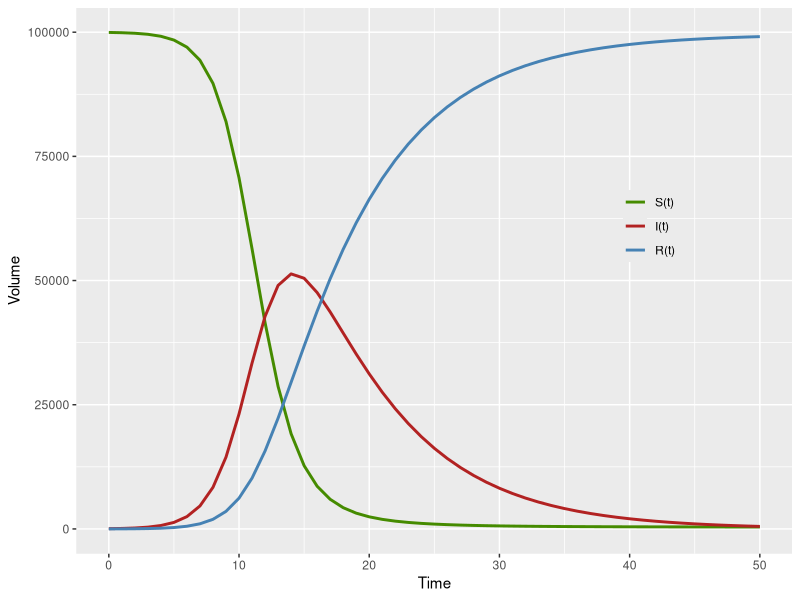
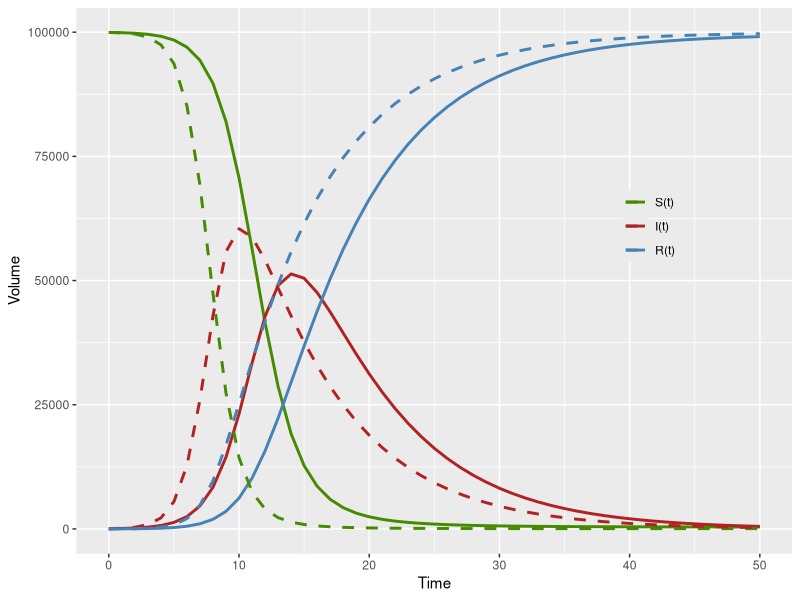
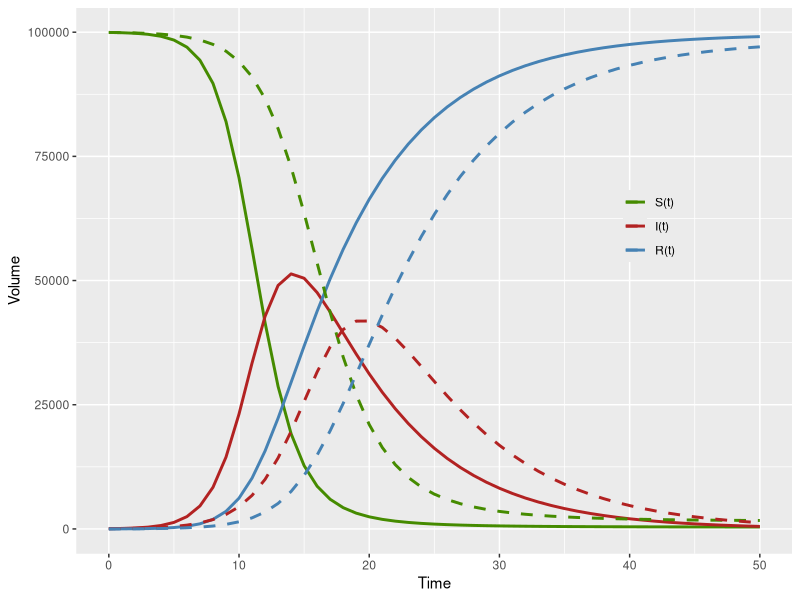
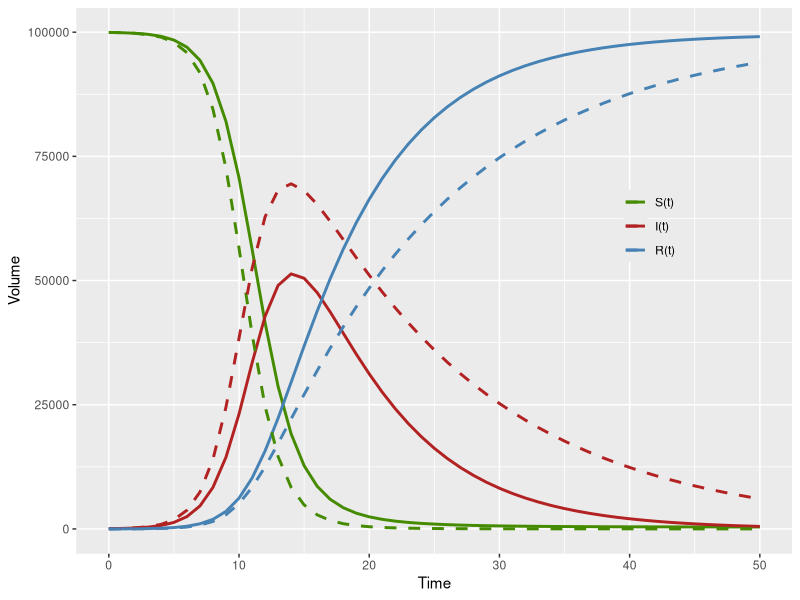
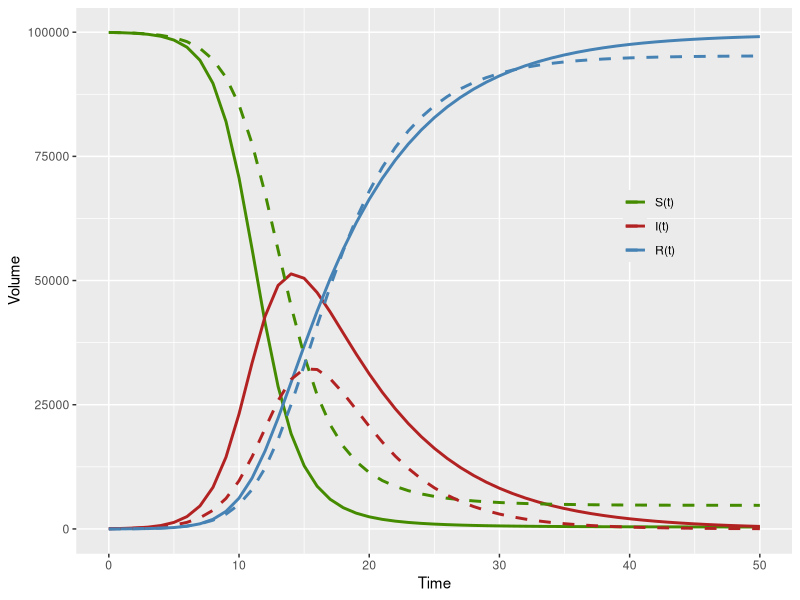
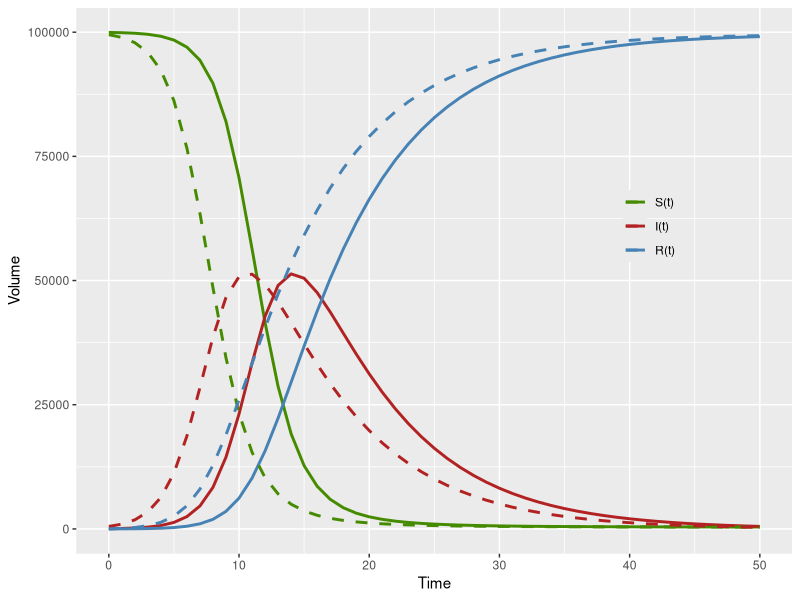
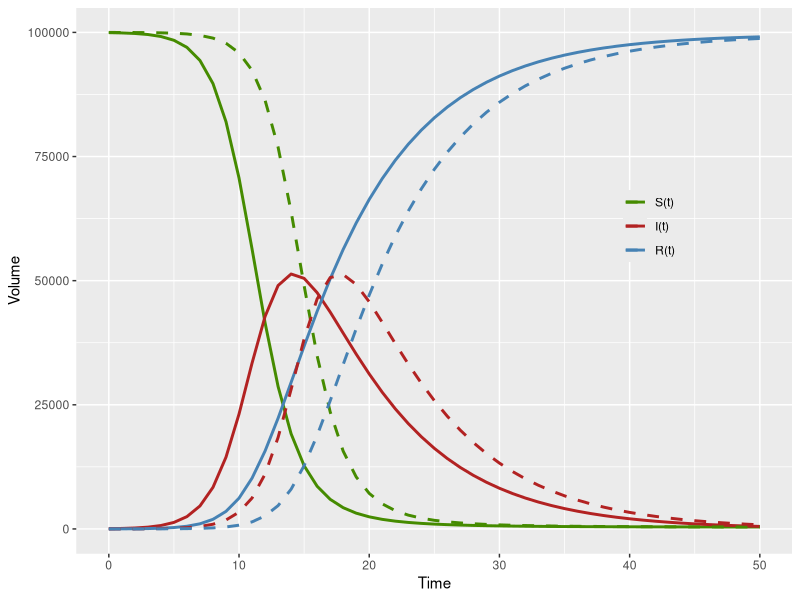
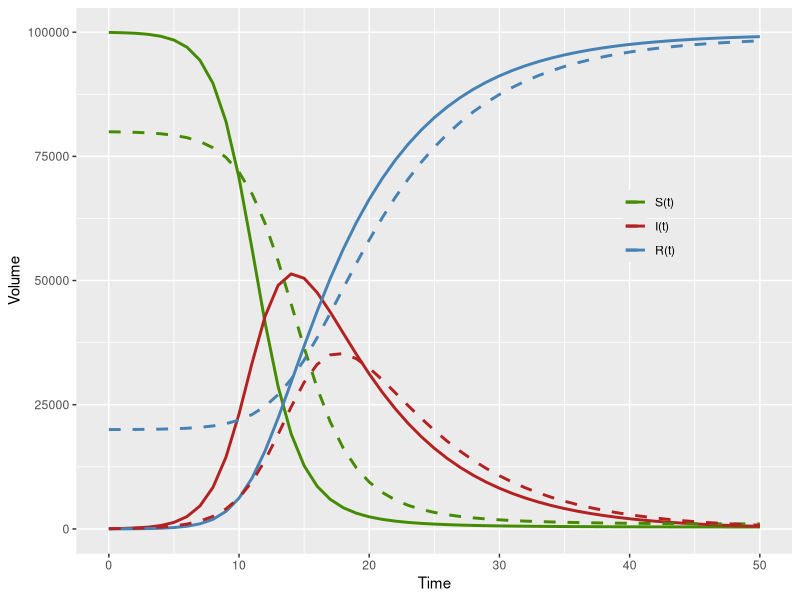

Write the R code that produced these figures, in order.
# setwd("/home/julien/cloud/cours/bayesian_workflow/simple_sir/")

## Setup ----
library(deSolve)
library(tidyverse)

## Set model ----
sir = function(t, x, pars, ...) {
  with(as.list(c(x, pars)), {
    dS = - beta*S*I/(S+I+R)
    dI = beta*S*I/(S+I+R) - gamma*I
    dR = gamma*I
    list(c(dS, dI, dR))
  })
}

## Set parameters ----
pars = c(beta = 0.8, gamma = 1/7)

## Set initial values ----
N_0 = 100000
I_0 = 50
inits = c(S = N_0 - I_0,
          I = I_0,
          R = 0)

## Simulate ----
times = seq(0,50,by=1)
sim_data = ode(inits, times, sir, pars, method="rk4")
tibble(sim_data)

## Plot ----
sim_data %<>%
  as.data.frame() %>%
  pivot_longer(2:4) %>%
  mutate(name=factor(name,levels=c("S","I","R"),labels=c("S(t)","I(t)","R(t)")))
ggplot(sim_data) +
  geom_line(aes(x=time,y=value,color=name),size=1) +
  scale_color_manual(values=c("chartreuse4","firebrick","steelblue")) +
  labs(x="Time",y="Volume",color=NULL) +
  theme(legend.position = c(.8,.6),
        legend.background = element_blank())
ggsave(file="example_sir1.pdf",width=4,height=2.6)

## Change parameters ----
pars = c(beta = 1.1,
         gamma = 1/7
)

## Simulate ----
sim_data2 = ode(inits, times, sir, pars,method="rk4")
tibble(sim_data2)

## Plot ----
sim_data2 %<>%
  as.data.frame() %>%
  pivot_longer(2:4) %>%
  mutate(name=factor(name,levels=c("S","I","R"),labels=c("S(t)","I(t)","R(t)")))
ggplot() +
  geom_line(data=sim_data,aes(x=time,y=value,color=name),size=1) +
  geom_line(data=sim_data2,aes(x=time,y=value,color=name),size=1,linetype=2) +
  scale_color_manual(values=c("chartreuse4","firebrick","steelblue")) +
  labs(x="Time",y="Volume",color=NULL) +
  theme(legend.position = c(.8,.6),
        legend.background = element_blank())
ggsave(file="example_sir2.pdf",width=4,height=2.6)


## Change parameters ----
pars = c(beta = 0.6,
         gamma = 1/7
)

## Simulate ----
sim_data2 = ode(inits, times, sir, pars,method="rk4")
tibble(sim_data2)

## Plot ----
sim_data2 %<>%
  as.data.frame() %>%
  pivot_longer(2:4) %>%
  mutate(name=factor(name,levels=c("S","I","R"),labels=c("S(t)","I(t)","R(t)")))
ggplot() +
  geom_line(data=sim_data,aes(x=time,y=value,color=name),size=1) +
  geom_line(data=sim_data2,aes(x=time,y=value,color=name),size=1,linetype=2) +
  scale_color_manual(values=c("chartreuse4","firebrick","steelblue")) +
  labs(x="Time",y="Volume",color=NULL) +
  theme(legend.position = c(.8,.6),
        legend.background = element_blank())
ggsave(file="example_sir3.pdf",width=4,height=2.6)

## Change parameters ----
pars = c(beta = 0.8,
         gamma = 1/14
)

## Simulate ----
sim_data2 = ode(inits, times, sir, pars,method="rk4")
tibble(sim_data2)

## Plot ----
sim_data2 %<>%
  as.data.frame() %>%
  pivot_longer(2:4) %>%
  mutate(name=factor(name,levels=c("S","I","R"),labels=c("S(t)","I(t)","R(t)")))
ggplot() +
  geom_line(data=sim_data,aes(x=time,y=value,color=name),size=1) +
  geom_line(data=sim_data2,aes(x=time,y=value,color=name),size=1,linetype=2) +
  scale_color_manual(values=c("chartreuse4","firebrick","steelblue")) +
  labs(x="Time",y="Volume",color=NULL) +
  theme(legend.position = c(.8,.6),
        legend.background = element_blank())
ggsave(file="example_sir4.pdf",width=4,height=2.6)

## Change parameters ----
pars = c(beta = 0.8,
         gamma = 1/4
)

## Simulate ----
sim_data2 = ode(inits, times, sir, pars,method="rk4")
tibble(sim_data2)

## Plot ----
sim_data2 %<>%
  as.data.frame() %>%
  pivot_longer(2:4) %>%
  mutate(name=factor(name,levels=c("S","I","R"),labels=c("S(t)","I(t)","R(t)")))
ggplot() +
  geom_line(data=sim_data,aes(x=time,y=value,color=name),size=1) +
  geom_line(data=sim_data2,aes(x=time,y=value,color=name),size=1,linetype=2) +
  scale_color_manual(values=c("chartreuse4","firebrick","steelblue")) +
  labs(x="Time",y="Volume",color=NULL) +
  theme(legend.position = c(.8,.6),
        legend.background = element_blank())
ggsave(file="example_sir5.pdf",width=4,height=2.6)


## Change parameters ----
pars = c(beta = 0.8,
         gamma = 1/7
)
## Set initial values ----
N_0 = 100000
I_0 = 500
inits = c(
  S = N_0 - I_0,
  I = I_0,
  R = 0
)
## Simulate ----
sim_data2 = ode(inits, times, sir, pars,method="rk4")
tibble(sim_data2)

## Plot ----
sim_data2 %<>%
  as.data.frame() %>%
  pivot_longer(2:4) %>%
  mutate(name=factor(name,levels=c("S","I","R"),labels=c("S(t)","I(t)","R(t)")))
ggplot() +
  geom_line(data=sim_data,aes(x=time,y=value,color=name),size=1) +
  geom_line(data=sim_data2,aes(x=time,y=value,color=name),size=1,linetype=2) +
  scale_color_manual(values=c("chartreuse4","firebrick","steelblue")) +
  labs(x="Time",y="Volume",color=NULL) +
  theme(legend.position = c(.8,.6),
        legend.background = element_blank())
ggsave(file="example_sir6.pdf",width=4,height=2.6)

## Change parameters ----
pars = c(beta = 0.8,
         gamma = 1/7
)
## Set initial values ----
N_0 = 100000
I_0 = 5
inits = c(
  S = N_0 - I_0,
  I = I_0,
  R = 0
)
## Simulate ----
sim_data2 = ode(inits, times, sir, pars,method="rk4")
tibble(sim_data2)

## Plot ----
sim_data2 %<>%
  as.data.frame() %>%
  pivot_longer(2:4) %>%
  mutate(name=factor(name,levels=c("S","I","R"),labels=c("S(t)","I(t)","R(t)")))
ggplot() +
  geom_line(data=sim_data,aes(x=time,y=value,color=name),size=1) +
  geom_line(data=sim_data2,aes(x=time,y=value,color=name),size=1,linetype=2) +
  scale_color_manual(values=c("chartreuse4","firebrick","steelblue")) +
  labs(x="Time",y="Volume",color=NULL) +
  theme(legend.position = c(.8,.6),
        legend.background = element_blank())
ggsave(file="example_sir7.pdf",width=4,height=2.6)

## Change parameters ----
pars = c(beta = 0.8,
         gamma = 1/7
)
## Set initial values ----
N_0 = 100000
I_0 = 50
R_0 = N_0 *.2
inits = c(
  S = N_0 - I_0 - R_0,
  I = I_0,
  R = R_0
)
## Simulate ----
sim_data2 = ode(inits, times, sir, pars,method="rk4")
tibble(sim_data2)

## Plot ----
sim_data2 %<>%
  as.data.frame() %>%
  pivot_longer(2:4) %>%
  mutate(name=factor(name,levels=c("S","I","R"),labels=c("S(t)","I(t)","R(t)")))
ggplot() +
  geom_line(data=sim_data,aes(x=time,y=value,color=name),size=1) +
  geom_line(data=sim_data2,aes(x=time,y=value,color=name),size=1,linetype=2) +
  scale_color_manual(values=c("chartreuse4","firebrick","steelblue")) +
  labs(x="Time",y="Volume",color=NULL) +
  theme(legend.position = c(.8,.6),
        legend.background = element_blank())
ggsave(file="example_sir8.pdf",width=4,height=2.6)
